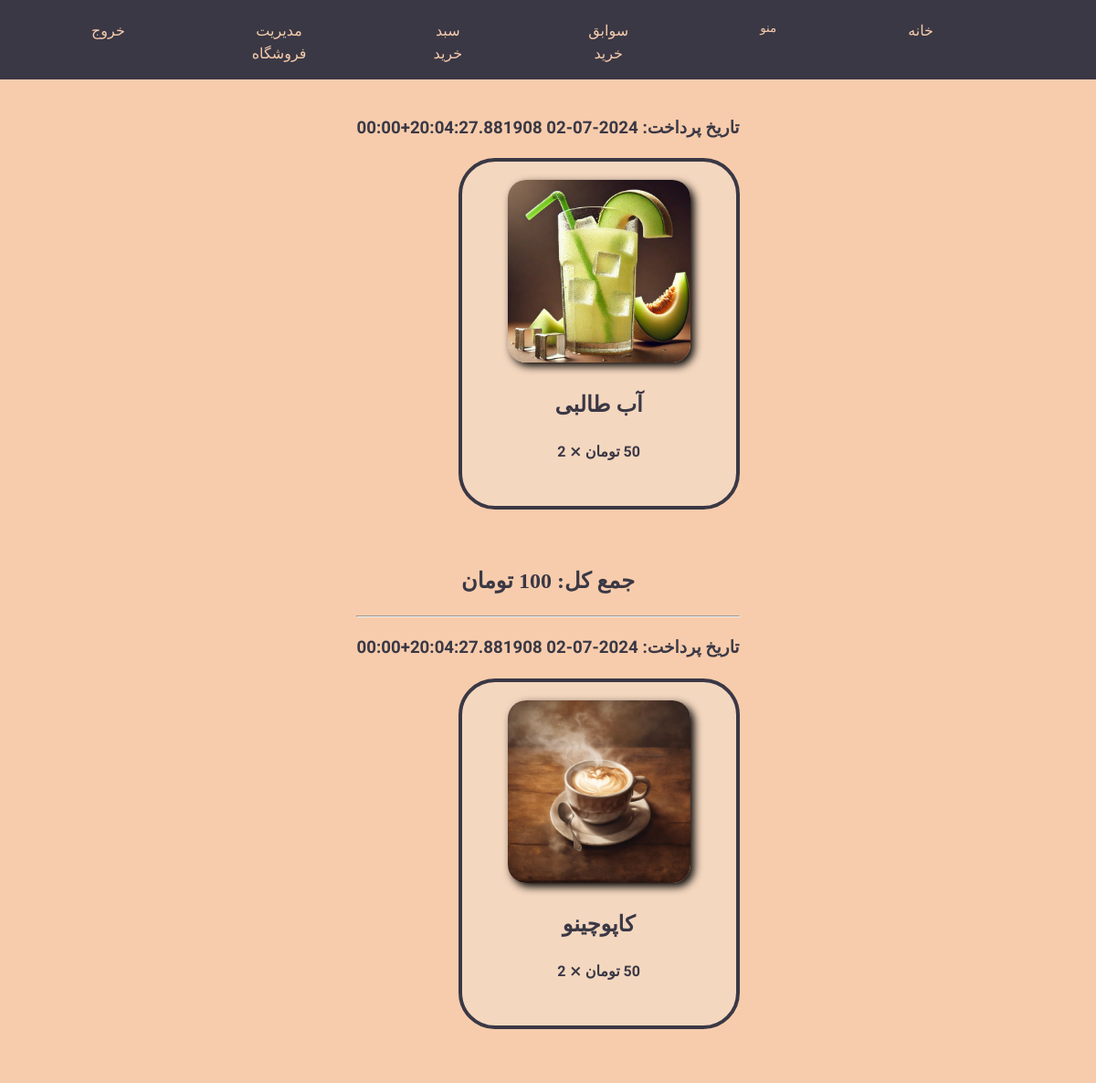
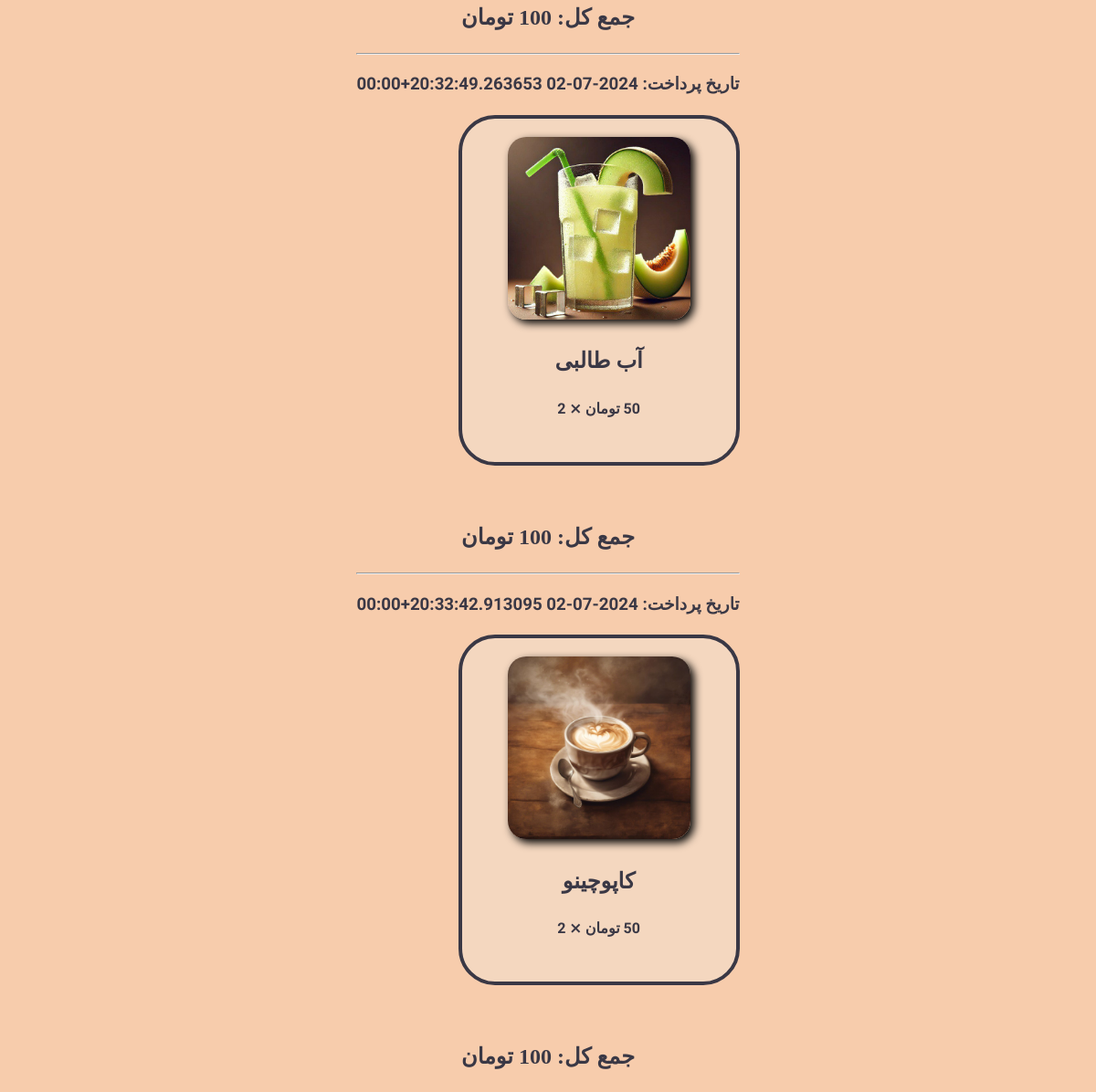
Before: /cart/history (signed in) with the older database file (2 pictures, top to bottom).
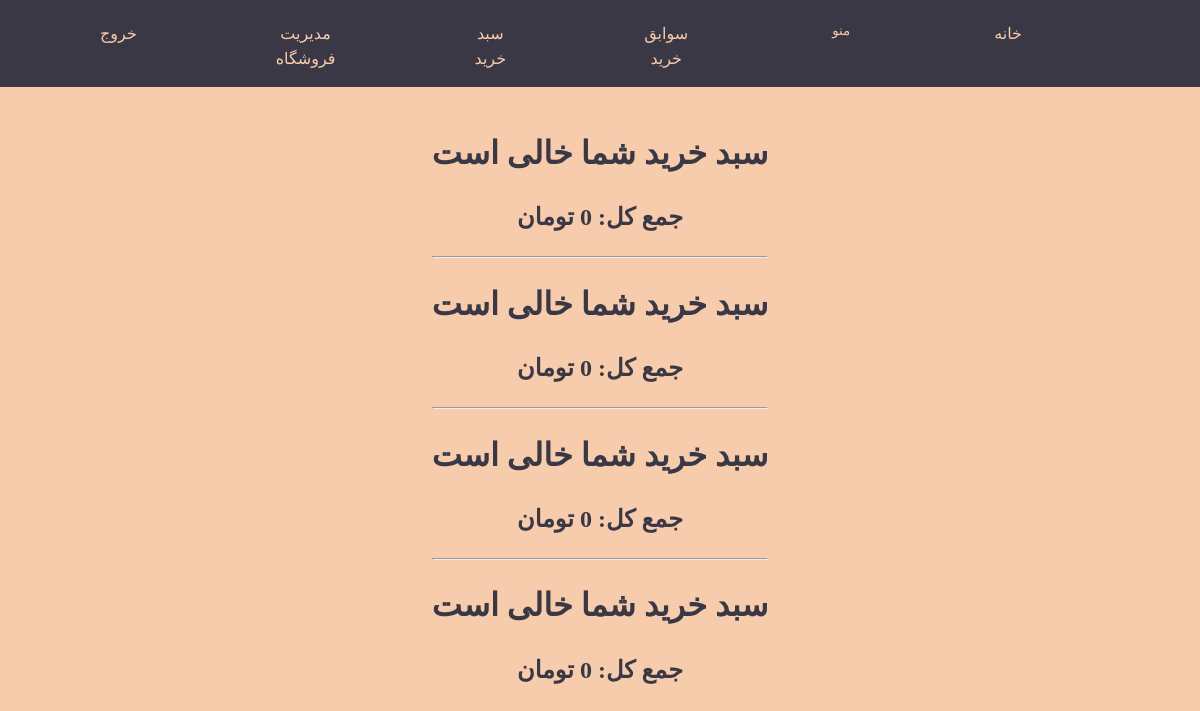
After: the same page with the newer database file.
### accounts/models.py (models this page shows, shortened)
class CartItem(models.Model):
    cart = models.ForeignKey(Cart, on_delete=models.CASCADE, related_name="cart_items")
    product = models.ForeignKey(
        Product, on_delete=models.CASCADE, related_name="cart_items"
    )
    quantity = models.IntegerField(validators=[MinValueValidator(1)], default=0)
    created_at = models.DateTimeField(auto_now_add=True)
    @property
    def price(self):
        return self.product.price * self.quantity

class Cart(models.Model):
    class CartTypes(models.TextChoices):
        delivery = "DELIVERY", "Delivery"
        dine_in = "DINE_IN", "Dine-in"
    user = models.ForeignKey(User, on_delete=models.CASCADE, related_name="carts")
    is_purchased = models.BooleanField(default=False)
    created_at = models.DateTimeField(auto_now_add=True)
    purchased = models.DateTimeField(default=timezone.now)
    order_type = models.CharField(
        max_length=10, choices=CartTypes.choices, default=CartTypes.delivery
    )
    @property
    def total_price(self):
        return sum(cart_item.price for cart_item in self.cart_items.all())

class Product(models.Model):
    name = models.CharField(max_length=100)
    price = models.IntegerField()
    image = models.ImageField(upload_to="product/", blank=True, null=True)
    category = models.ForeignKey(
        Category,
        on_delete=models.CASCADE,
        related_name="products",
        blank=True,
        null=True,
    )
    ingredients = models.ManyToManyField("Storage", through="ProductIngredient")

### accounts/views.py (the view)
# urls.py: path("cart/history", views.cart_history_view, name="cart_history"),
@login_required
def cart_history_view(request):
    user = request.user
    carts = Cart.objects.filter(user=user, is_purchased=True)
    context = {"carts": carts}
    return render(request, "accounts/cart_history.html", context)

### accounts/templates/accounts/cart_history.html (shortened to what the changed rows need)
{% load static jformat humanize %}
<!DOCTYPE html>
<html lang="fa" dir="rtl">
<head>
<link rel='stylesheet' href='https://cdnjs.cloudflare.com/ajax/libs/font-awesome/5.15.3/css/all.min.css'>
<link href='https://unpkg.com/css.gg@2.0.0/icons/css/enter.css' rel='stylesheet'>
<link href='https://unpkg.com/css.gg@2.0.0/icons/css/shopping-cart.css' rel='stylesheet'>
<link href='https://unpkg.com/css.gg@2.0.0/icons/css/check-r.css' rel='stylesheet'>
<link href='https://unpkg.com/css.gg@2.0.0/icons/css/menu.css' rel='stylesheet'>
<link href='https://unpkg.com/css.gg@2.0.0/icons/css/coffee.css' rel='stylesheet'>
<link href='https://unpkg.com/css.gg@2.0.0/icons/css/home-alt.css' rel='stylesheet'>
</head>
<body>
    <div class="container d-flex justify-content-center my-50">
        <div class="row">
            {% for cart in carts %}
                {% for cart_item in cart.cart_items.all %}
                    <div class="col-md-10 lalezar-regular" style="margin: 1rem 0;">
                        <h3>تاریخ پرداخت: {{ cart.purchased|jformat:"%H:%M %Y/%m/%d"|safe }}</h3>
                    </div>
                    <div class="col-md-10 lalezar-regular">
                        <div class="card card-body" style="margin-bottom: 60px;" >
                            <div class="media align-items-center align-items-lg-start text-center text-lg-left flex-column flex-lg-row">
                                <div class="mr-2 mb-3 mb-lg-0">
                                    <img src="{% if cart_item.product.image %}{{ cart_item.product.image.url }}{% endif %}" width="200" height="200" alt="{{ cart_item.product.name }} image">
                                </div>
                                <div class="media-body ">
                                    <h2 class="media-title font-weight-semibold">
                                        {{ cart_item.product.name }}
                                    </h2>
                                </div>
                                <div class="mt-3 mt-lg-0 ml-lg-3 text-center">
                                    <h4 class="mb-0 font-weight-semibold">{{ cart_item.product.price|floatformat:"0g"|intcomma:False }} تومان &Cross; {{ cart_item.quantity }}</h4>
                                </div>
                            </div>
                            <br>
                        </div>
                    </div>
                {% empty %}
                    <h1>سبد خرید شما خالی است</h1>
                {% endfor %}
                <div class="col-md-10">
                    <h2>جمع کل: {{ cart.total_price|floatformat:"0g"|intcomma:False }} تومان</h2>
                </div>
                {% if not forloop.last %}
                    <hr>
                {% endif %}
            {% endfor %}
        </div>
    </div>
</body>
</html>

Changed rows visible on the page:
removed CartItem: {{ cart.purchased|jformat:"%H:%M %Y/%m/%d"|safe }} "2024-07-02 20:04:27.881908+00:00", product.image (picture), product.name "آب طالبی", product.price "50", quantity "2", shown under Cart (number 1 of 4 on the later page)
removed CartItem: {{ cart.purchased|jformat:"%H:%M %Y/%m/%d"|safe }} "2024-07-02 20:04:27.881908+00:00", product.image (picture), product.name "کاپوچینو", product.price "50", quantity "2", shown under Cart (number 2 of 4 on the later page)
removed CartItem: {{ cart.purchased|jformat:"%H:%M %Y/%m/%d"|safe }} "2024-07-02 20:32:49.263653+00:00", product.image (picture), product.name "آب طالبی", product.price "50", quantity "2", shown under Cart (number 3 of 4 on the later page)
removed CartItem: {{ cart.purchased|jformat:"%H:%M %Y/%m/%d"|safe }} "2024-07-02 20:33:42.913095+00:00", product.image (picture), product.name "کاپوچینو", product.price "50", quantity "2", shown under Cart (number 4 of 4 on the later page)
shown differently, row unchanged: Cart (number 1 of 4 on the later page): total_price "100" → "0"; now shows "سبد خرید شما خالی است"
shown differently, row unchanged: Cart (number 2 of 4 on the later page): total_price "100" → "0"; now shows "سبد خرید شما خالی است"
shown differently, row unchanged: Cart (number 3 of 4 on the later page): total_price "100" → "0"; now shows "سبد خرید شما خالی است"
shown differently, row unchanged: Cart (number 4 of 4 on the later page): total_price "100" → "0"; now shows "سبد خرید شما خالی است"
